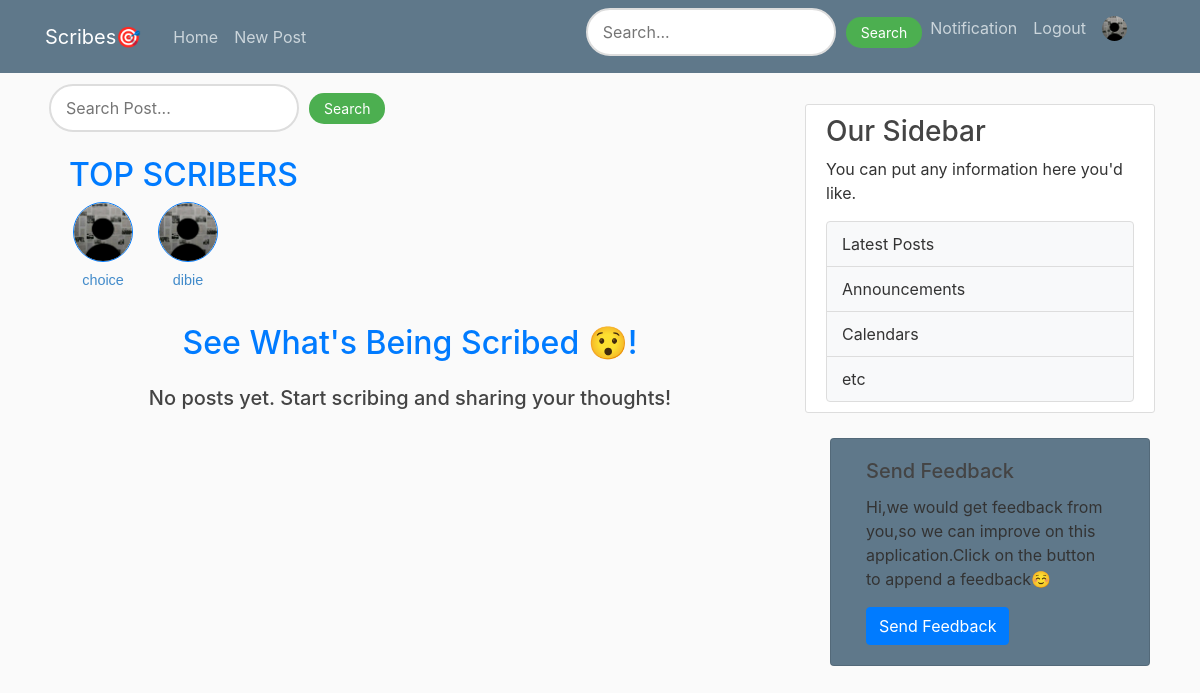
Screenshot of /home (signed in) with the database file from the repository.
### flaskblog/models.py (models this page shows, shortened)
class User(db.Model, UserMixin):
    id = db.Column(db.Integer, primary_key=True)
    username = db.Column(db.String(20), nullable=False, unique=True)
    email = db.Column(db.String(120), nullable=False, unique=True)
    image_file = db.Column(db.String(20), nullable=False, default='default.jpg')
    password = db.Column(db.String(60), nullable=False)
    posts = db.relationship('Post', backref='author', lazy=True)
    is_admin = db.Column(db.Boolean, nullable=False,default=False)
    Biography= db.Column(db.Text, nullable=False,default='Add A Brief Description About Yourself')
    def __repr__(self):
        return f"User('{self.username}', '{self.email}', '{self.image_file}','{self.is_admin}')"

### flaskblog/routes.py (the view)
@app.route("/")
@app.route("/home")
def home():
    pages=request.args.get('page',1,type=int)
    post = Post.query.order_by(Post.date.desc()).paginate(per_page=10)
    user=User.query.all()
    add_admin()
    limit = 10  # Number of users to display
    random_users = random.sample(user, min(len(user), limit))  # Randomly pick users, ensuring no more than `limit`
    image_file = None
    if current_user.is_authenticated:
        image_file = url_for('static', filename='profile_pics/' + current_user.image_file)
    return render_template('home.html', post=post, title='Home',image_file=image_file,user=random_users)

### flaskblog/models.py (called while the page is built)
@login_manager.user_loader
def load_user(user_id):
    return User.query.get(int(user_id))

### flaskblog/routes.py (called while the page is built)
def add_admin():
    admin_user = User.query.filter_by(email="dibieemmanuel403@gmail.com").first()
    print(admin_user)
    if admin_user:
        admin_user.is_adminn = True
        db.session.commit()
        print(f"User {admin_user.username} is now an admin!")
    else:
        print("User not found.")

### flaskblog/templates/home.html (shortened to what this page needs)
{% extends "layout.html" %}
{% block content %}
<div class="home-page-section p-1">
    <div class="header text-center mb-4">
        {% if current_user.is_authenticated %}
        <div class="search-box mb-4">
                  <form method="POST" action="{{ url_for('search_post') }}" style="display: flex; align-items: center;">
                    <input
                      type="text"
                      name="content"
                      placeholder="Search Post..."
                      style="border: 2px solid #ddd; outline: none; padding: 10px 15px; border-radius: 25px; width: 250px; font-size: 16px; margin-right: 10px;">
                    <button
                      type="submit"
                      style="background-color: #4caf50; color: white; border: none; padding: 5px 15px; cursor: pointer; font-size: 14px; border-radius: 15px; transition: background-color 0.3s ease;"
                      onmouseover="this.style.backgroundColor='#45a049'"
                      onmouseout="this.style.backgroundColor='#4caf50'">
                      Search
                    </button>
                  </form>
                </div>
        <h2 class="text-primary" style="text-align: left; margin-left: 20px;">
            TOP SCRIBERS
        </h2>
        <div class="image-section11 d-flex flex-wrap align-items-center mb-3 ml-4" style="gap: 25px;">
        {% for user in user %}
        <div class="text-center" style="max-width: 80px;">
            <a href="{{url_for('look',username=user.username)}}"><img class="rounded-circle border border-primary"
                 src="{{ url_for('static', filename='profile_pics/' + user.image_file) }}"
                 alt="{{ user.username }}"
                 width="60" height="60" ></a>
            <a href="{{url_for('look',username=user.username)}}"><p class="mt-2 text-truncate" style="font-size: 0.9em; color: #428bca "title="{{ user.username }}">
                {{ user.username[:7] }}
            </p></a>
        </div>
    {% endfor %}
</div>
        <h2 class="text-primary">
            See What's Being Scribed 😯!
        </h2>
        {% else %}
        <h2 class="text-secondary font-weight-bold">
            Get Scribed In And See What's Trending 😯!
        </h2>
        {% endif %}
    </div>
    <div class="posts-list">
        {% for post in post.items %}
        <article class="media content-section p-3 mb-4 rounded shadow-sm bg-white">
            <img class="rounded-circle article-img mr-3"
                 src="{{ url_for('static', filename='profile_pics/' + post.author.image_file) }}"
                 alt="{{ post.author.username }}"
                 width="60" height="60">
            <div class="media-body">
                {% if post.author.is_admin and post.author.email=='dibieemmanuel403@gmail.com' %}
                <div class="article-metadata d-flex justify-content-between align-items-center">
                    <a href="{{ url_for('look', username=post.author.username) }}"
                       class="text-primary">
                        ⭐{{ post.author.username }} <sup>||Founder🎟️||</sup>
                    </a>
                    <small class="text-muted">
                        {{ post.date.strftime('%Y-%m-%d') }}
                    </small>
                </div>
                {% elif post.author.is_admin and post.author.email !='dibieemmanuel403@gmail.com' %}
                <div class="article-metadata d-flex justify-content-between align-items-center">
                    <a href="{{ url_for('look', username=post.author.username) }}"
                       class="text-primary">
                        {{ post.author.username }} <sup>||Admin⭐||</sup>
                    </a>
                    <small class="text-muted">
                        {{ post.date.strftime('%Y-%m-%d') }}
                    </small>
                </div>
                {% else %}
                  <div class="article-metadata d-flex justify-content-between align-items-center">
                    <a href="{{ url_for('look', username=post.author.username) }}"
                       class="text-primary">
                        {{ post.author.username }}
                    </a>
                    <small class="text-muted">
                        {{ post.date.strftime('%Y-%m-%d') }}
                    </small>
                </div>
                {% endif %}
                <h2 class="mt-2">
                    <a class="article-title"
                       href="{{ url_for('post_detail', title=post.title) }}">
                        {{ post.title }}
                    </a>
                </h2>
                <p class="article-content mt-2 text-justify text-secondary">
                    {{ post.content[:150] }}...
                    <a href="{{ url_for('post_detail', title=post.title) }}"
                       class="text-primary font-italic">
                        Read More
                    </a>
                </p>
           <div class="article-metadata">
              <a class="ml-2" style="color: #428bca;" href="{{ url_for('post_detail', title=post.title) }}">
                     <img src="{{ url_for('static', filename='images/thumb-up.png') }}" alt="Like" style="width: 15px; height: 15px;">
                </a><a style="color: #428bca">{{ post.likes | length }}
                <a class="ml-2" style="color: #428bca;" href="{{ url_for('post_detail', title=post.title) }}">
                    Pin 🎯 1k
                </a>
                <a class="ml-2" style="color: #428bca;" href="{{ url_for('post_detail', title=post.title) }}">
                    Comment
                </a>
                <img src="{{ url_for('static', filename='images/talk.png') }}" alt="Comment" style="width: 15px; height: 15px;">
                <a style="color: #428bca;">
                    {{ post.comments.count() }}
                </a>
          </div>
        </article>
        {% else %}
        <div class="text-center text-muted">
            <h5>No posts yet. Start scribing and sharing your thoughts!</h5>
        </div>
        {% endfor %}
    </div>
</div>
{% endblock content %}

### flaskblog/static/main.css (style rules this page uses)
body { background: #fafafa; color: #333333; margin-top: 5rem; }
h1, h2, h3, h4, h5, h6 { color: #444444; }
.image-section11 img { transition: transform 0.2s ease-in-out; }
.image-section11 p { color: #333; font-family: Arial, sans-serif; }

### rows the page displays
User: image_file (placeholder picture), username "choice"
User: image_file (placeholder picture), username "dibie"
